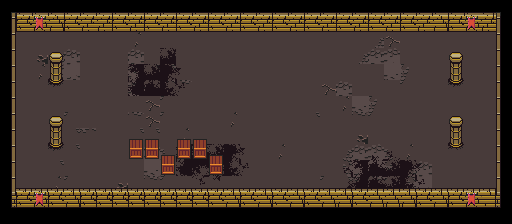

This is a level from a 2D game, rendered from its Tiled map with the project's own tilesets. A one-line summary and the complete map file follow:
An orthogonal 32x14 tile map with 16x16 px tiles, 4 tile layers (Floor1, Floor2 (Decoration), Walls (Collidable), Items1 (Collidable)).

<map version="1.2" tiledversion="1.2.1" orientation="orthogonal" renderorder="right-down" width="32" height="14" tilewidth="16" tileheight="16" infinite="0" nextlayerid="6" nextobjectid="1">
 <tileset firstgid="1" source="../../tilesets/actual/UltimateTileset.tsx" />
 <layer id="1" name="Floor1" width="32" height="14">
  <data encoding="csv">
0,0,0,0,0,0,0,0,0,0,0,0,0,0,0,0,0,0,0,0,0,0,0,0,0,0,0,0,0,0,0,0,
0,0,0,0,0,0,0,0,0,0,0,0,0,0,0,0,0,0,0,0,0,0,0,0,0,0,0,0,0,0,0,0,
0,143,143,143,143,143,143,143,131,143,143,143,143,143,143,143,143,143,143,143,143,143,143,117,114,143,143,143,143,143,143,0,
0,143,129,117,118,143,143,143,118,143,143,143,143,143,143,143,143,143,143,143,143,143,117,118,119,143,143,143,143,143,143,0,
0,143,131,133,134,143,143,143,119,149,149,143,143,143,143,143,143,143,143,143,143,143,143,143,135,136,143,143,143,143,143,0,
0,143,143,84,143,143,143,143,119,120,150,151,143,143,143,143,143,143,143,143,114,118,143,143,143,152,143,143,84,143,143,0,
0,143,143,143,143,143,143,143,143,114,152,143,143,143,143,143,143,143,143,143,143,131,135,136,143,143,143,143,143,143,143,0,
0,143,143,143,152,143,143,143,151,114,152,143,143,143,131,143,143,143,143,149,143,143,151,152,143,143,143,143,143,143,143,0,
0,143,143,143,149,150,143,143,149,149,143,131,143,143,143,143,143,143,143,143,143,143,129,143,143,143,143,143,143,143,143,0,
0,143,143,84,149,143,143,143,143,119,120,143,143,143,143,143,143,131,143,143,143,117,118,119,120,131,143,143,84,143,143,0,
0,143,143,149,143,143,143,143,143,135,136,143,143,143,143,143,143,143,143,143,143,133,134,135,136,117,118,143,143,143,143,0,
0,143,143,131,152,143,143,129,143,151,152,143,143,143,143,143,143,143,143,143,152,149,150,151,152,133,134,143,143,143,143,0,
0,149,150,151,152,152,152,152,152,152,152,152,152,152,152,152,152,152,152,152,152,149,150,151,152,149,150,151,152,152,152,0,
0,0,0,0,0,0,0,0,0,0,0,0,0,0,0,0,0,0,0,0,0,0,0,0,0,0,0,0,0,0,0,0
</data>
 </layer>
 <layer id="2" name="Floor2 (Decoration)" width="32" height="14">
  <data encoding="csv">
0,0,0,0,0,0,0,0,0,0,0,0,0,0,0,0,0,0,0,0,0,0,0,0,0,0,0,0,0,0,0,0,
0,0,0,0,0,0,0,0,0,0,0,0,0,0,0,0,0,0,0,0,0,0,0,0,0,0,0,0,0,0,0,0,
0,0,0,0,0,0,0,0,0,0,0,0,0,0,0,0,0,0,0,0,0,0,0,0,0,0,0,0,0,0,0,0,
0,0,0,0,0,0,0,0,0,0,200,0,0,0,0,0,0,0,0,0,0,0,0,0,0,0,0,0,0,0,0,0,
0,0,0,0,0,0,0,0,182,200,179,180,0,0,0,0,0,0,0,0,0,0,0,0,0,0,0,0,0,0,0,0,
0,0,0,0,0,0,0,0,198,199,195,196,0,0,0,0,0,0,0,0,0,0,0,0,0,0,0,0,0,0,0,0,
0,0,0,0,0,0,0,0,0,0,0,0,0,0,0,0,0,0,0,0,0,0,0,0,0,0,0,0,0,0,0,0,
0,0,0,0,0,0,0,0,0,0,0,0,0,0,0,0,0,0,0,0,0,0,0,0,0,0,0,0,0,0,0,0,
0,0,0,0,0,0,0,0,0,0,0,0,0,0,0,0,0,0,0,0,0,0,0,0,0,0,0,0,0,0,0,0,
0,0,0,0,0,0,0,0,0,0,0,182,199,200,179,180,0,0,0,0,0,0,0,183,184,0,0,0,0,0,0,0,
0,0,0,0,0,0,0,0,0,0,0,198,177,178,195,196,0,0,0,0,0,181,182,199,200,179,180,0,0,0,0,0,
0,0,0,0,0,0,0,0,0,0,0,0,193,194,0,0,0,0,0,0,0,197,198,199,200,195,196,0,0,0,0,0,
0,0,0,0,0,0,0,0,0,0,0,0,0,0,0,0,0,0,0,0,0,0,0,0,0,0,0,0,0,0,0,0,
0,0,0,0,0,0,0,0,0,0,0,0,0,0,0,0,0,0,0,0,0,0,0,0,0,0,0,0,0,0,0,0
</data>
 </layer>
 <layer id="3" name="Walls (Collidable)" width="32" height="14">
  <data encoding="csv">
57,60,60,60,60,60,60,60,60,60,60,60,60,60,60,60,60,60,60,60,60,60,60,60,60,60,60,60,60,60,61,58,
77,28,29,30,28,29,29,28,29,28,29,28,29,28,29,28,29,28,29,28,29,28,29,28,29,28,29,30,28,28,29,78,
77,0,0,0,0,0,0,0,0,0,0,0,0,0,0,0,0,0,0,0,0,0,0,0,0,0,0,0,0,0,0,78,
77,0,0,51,0,0,0,0,0,0,0,0,0,0,0,0,0,0,0,0,0,0,0,0,0,0,0,0,51,0,0,78,
77,0,0,67,0,0,0,0,0,0,0,0,0,0,0,0,0,0,0,0,0,0,0,0,0,0,0,0,67,0,0,78,
77,0,0,83,0,0,0,0,0,0,0,0,0,0,0,0,0,0,0,0,0,0,0,0,0,0,0,0,83,0,0,78,
77,0,0,0,0,0,0,0,0,0,0,0,0,0,0,0,0,0,0,0,0,0,0,0,0,0,0,0,0,0,0,78,
77,0,0,51,0,0,0,0,0,0,0,0,0,0,0,0,0,0,0,0,0,0,0,0,0,0,0,0,51,0,0,78,
77,0,0,67,0,0,0,0,266,266,0,266,266,0,0,0,0,0,0,0,0,0,0,0,0,0,0,0,67,0,0,78,
77,0,0,83,0,0,0,0,282,282,266,282,282,266,0,0,0,0,0,0,0,0,0,0,0,0,0,0,0,0,0,78,
77,0,0,0,0,0,0,0,0,0,282,0,0,282,0,0,0,0,0,0,0,0,0,0,0,0,0,0,0,0,0,78,
77,62,62,62,62,62,62,62,62,62,62,62,62,62,62,62,62,62,62,62,62,62,62,62,62,62,62,62,62,62,62,78,
93,28,28,28,30,28,28,28,28,28,28,28,28,28,30,28,30,28,30,28,30,30,28,30,30,30,28,30,28,30,31,94,
0,0,0,0,0,0,0,0,0,0,0,0,0,0,0,0,0,0,0,0,0,0,0,0,0,0,0,0,0,0,0,0
</data>
 </layer>
 <layer id="4" name="Items1 (Collidable)" width="32" height="14">
  <data encoding="csv">
0,0,0,0,0,0,0,0,0,0,0,0,0,0,0,0,0,0,0,0,0,0,0,0,0,0,0,0,0,0,0,0,
0,0,14,0,0,0,0,0,0,0,0,0,0,0,0,0,0,0,0,0,0,0,0,0,0,0,0,0,0,14,0,0,
0,0,0,0,0,0,0,0,0,0,0,0,0,0,0,0,0,0,0,0,0,0,0,0,0,0,0,0,0,0,0,0,
0,0,0,0,0,0,0,0,0,0,0,0,0,0,0,0,0,0,0,0,0,0,0,0,0,0,0,0,0,0,0,0,
0,0,0,0,0,0,0,0,0,0,0,0,0,0,0,0,0,0,0,0,0,0,0,0,0,0,0,0,0,0,0,0,
0,0,0,0,0,0,0,0,0,0,0,0,0,0,0,0,0,0,0,0,0,0,0,0,0,0,0,0,0,0,0,0,
0,0,0,0,0,0,0,0,0,0,0,0,0,0,0,0,0,0,0,0,0,0,0,0,0,0,0,0,0,0,0,0,
0,0,0,0,0,0,0,0,0,0,0,0,0,0,0,0,0,0,0,0,0,0,0,0,0,0,0,0,0,0,0,0,
0,0,0,0,0,0,0,0,0,0,0,0,0,0,0,0,0,0,0,0,0,0,0,0,0,0,0,0,0,0,0,0,
0,0,0,0,0,0,0,0,0,0,0,0,0,0,0,0,0,0,0,0,0,0,0,0,0,0,0,0,0,0,0,0,
0,0,0,0,0,0,0,0,0,0,0,0,0,0,0,0,0,0,0,0,0,0,0,0,0,0,0,0,0,0,0,0,
0,0,0,0,0,0,0,0,0,0,0,0,0,0,0,0,0,0,0,0,0,0,0,0,0,0,0,0,0,0,0,0,
0,0,14,0,0,0,0,0,0,0,0,0,0,0,0,0,0,0,0,0,0,0,0,0,0,0,0,0,0,14,0,0,
0,0,0,0,0,0,0,0,0,0,0,0,0,0,0,0,0,0,0,0,0,0,0,0,0,0,0,0,0,0,0,0
</data>
 </layer>
</map>
